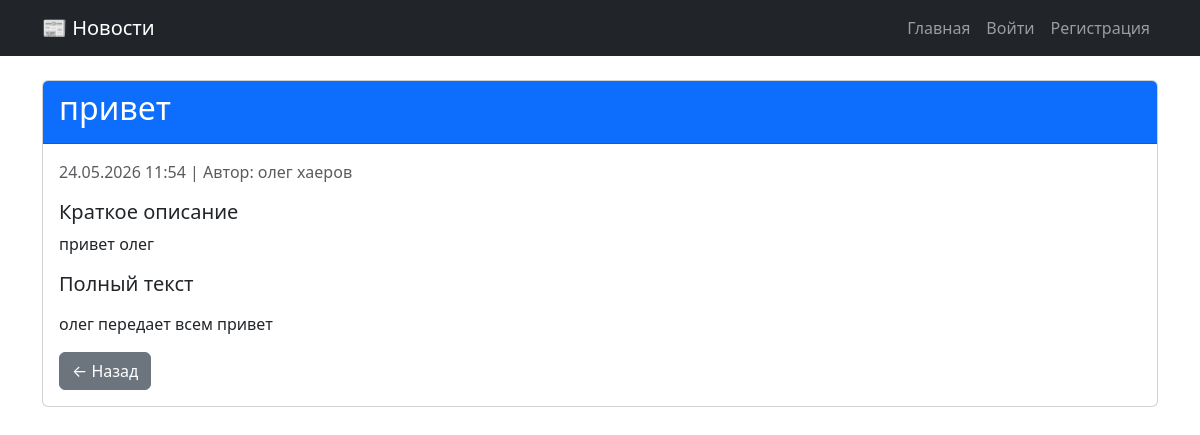
Screenshot of /news/2/ with the database file from the repository.
### news_app/models.py (models this page shows, shortened)
class News(models.Model):
    title = models.CharField(max_length=200)
    summary = models.CharField(max_length=300)
    content = models.TextField()
    author = models.ForeignKey(User, on_delete=models.CASCADE)
    date_created = models.DateTimeField(auto_now_add=True)
    date_updated = models.DateTimeField(auto_now=True)
    class Meta:
        ordering = ['-date_created']

### news_app/views.py (the view)
# urls.py: path('news/<int:pk>/', views.news_detail_view, name='news_detail'),
def news_detail_view(request, pk):
    news = get_object_or_404(News, pk=pk)
    return render(request, 'news_detail.html', {'news': news})

### news_app/templates/news_detail.html (shortened to what this page needs)
{% extends 'base.html' %}
{% block content %}
<div class="card">
    <div class="card-header bg-primary text-white">
        <h2>{{ news.title }}</h2>
    </div>
    <div class="card-body">
        <p class="text-muted">
            {{ news.date_created|date:"d.m.Y H:i" }} |
            Автор: {{ news.author.get_full_name|default:news.author.username }}
        </p>
        <h5>Краткое описание</h5>
        <p>{{ news.summary }}</p>
        <h5>Полный текст</h5>
        <p>{{ news.content|linebreaks }}</p>
        <a href="{% url 'home' %}" class="btn btn-secondary">← Назад</a>
    </div>
</div>
{% endblock %}

### rows the page displays
News: title "привет", date_created "24.05.2026 11:54", author.get_full_name "олег хаеров", summary "привет олег", content "олег передает всем привет"
